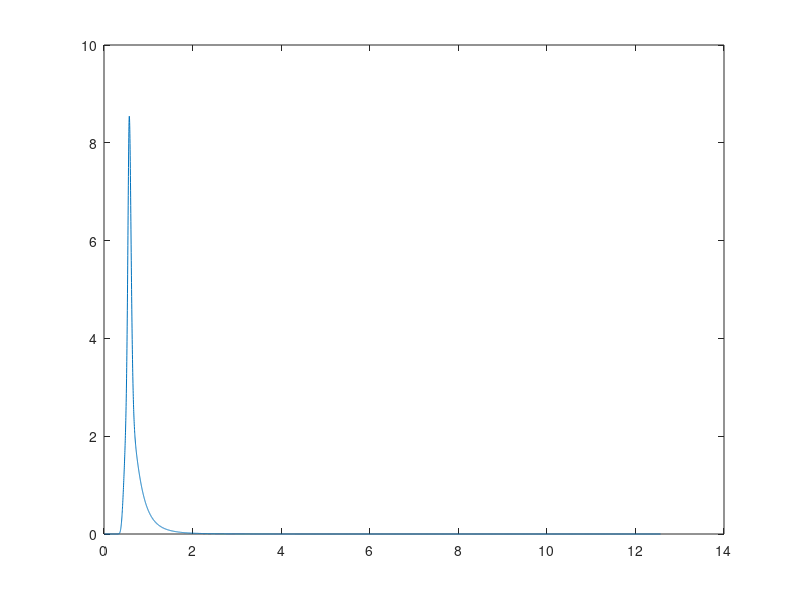
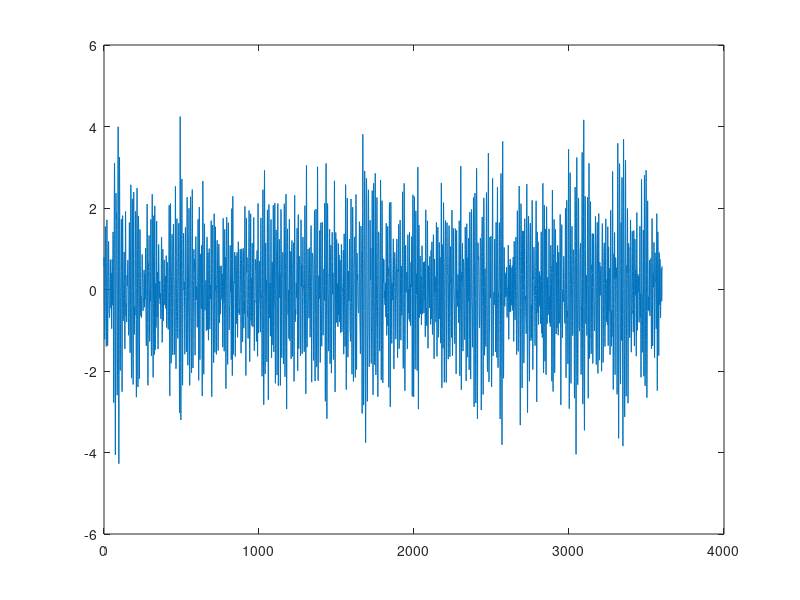
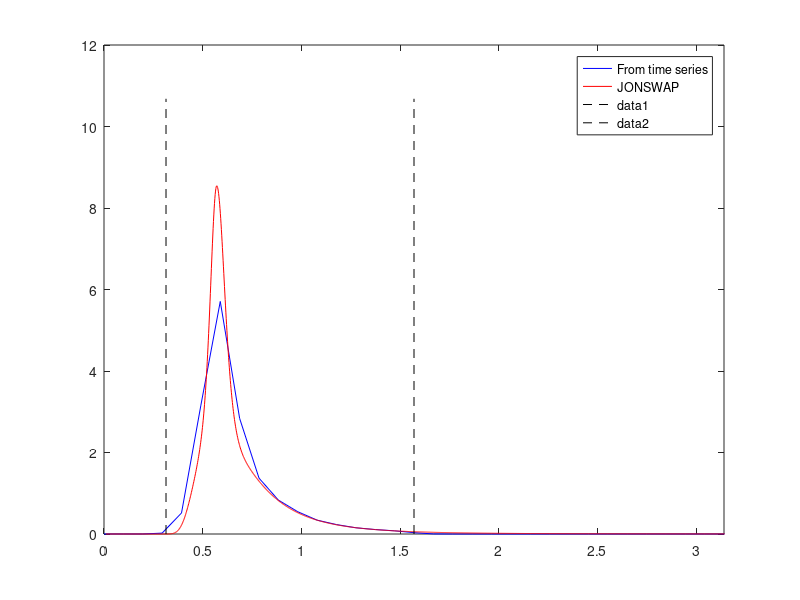

Here is the MATLAB script that generated these plots, in order:
% Teste pra implementar JONSWAP no METiS

clear all
close all
clc

% Simulation parameters
Tmax = 3600;
dt = 0.25;
t = 0:dt:Tmax;


% JONSWAP parameters
Hs = 2;
Tp = 11;
gamma = 3.3;
dir = 45;
wlow = 0.314159;
whigh = 1.570596;



%========================================================================
dw = 2*pi/Tmax;
wmax = pi/dt;


% Calcula o Jonswap
w = 0.01:dw:wmax;
wp = 2*pi/Tp;

sigma = 0.09*ones(size(w));
sigma(w <= wp) = 0.07;
A = exp( -0.5 * ((w/wp-1)./sigma).^2 );

Sw = 0.3125 * Hs^2 * Tp * (w/wp).^(-5) .* exp(-1.25 * (wp./w).^4 ) .* (1-0.287*log(gamma)) .* gamma.^A;

figure('color', 'w')
plot(w,Sw)


% Calcula as amplitudes
amp = 0 * (wlow:dw:whigh);
omega = zeros(size(amp));
Nwaves = length(amp);

ii = 1;
for wloop = wlow : dw : whigh    
    if wloop <= wp
        sigma = 0.07;
    else
        sigma = 0.09;
    end
    A = exp( -0.5 * ((wloop/wp-1)/sigma)^2 );
    S = 0.3125 * Hs^2 * Tp * (wloop/wp)^(-5) * exp(-1.25 * (wp/wloop).^4 ) * (1-0.287*log(gamma)) * gamma^A;
    omega(ii) = wloop;
    amp(ii) = sqrt(2 * S * dw);    
    ii = ii + 1;
end

% Phase is a randon number between -pi and pi
phase = -pi + (pi + pi) * rand(size(amp));


y = zeros(size(t));
for ii = 1:length(amp)
    y = y + amp(ii)*cos(omega(ii)*t + phase(ii));
end

figure('color', 'w')
plot(t, y)


% Testar se bate com o espectro de entrada
[Sres, w2] = pwelch(y,[],[],[],1/dt);  
Sres = Sres/(2*pi); % passar o espectro para rad/s 
w2 = 2*pi*w2;

figure('color', 'w')
plot(w2,Sres, 'b')
hold on
plot(w,Sw, 'r')
legend('From time series', 'JONSWAP')
xlim([0 2*whigh])

hold on
plot([wlow wlow], [0 max(1.25*Sw)], '--k')
hold on
plot([whigh whigh], [0 max(1.25*Sw)], '--k')


